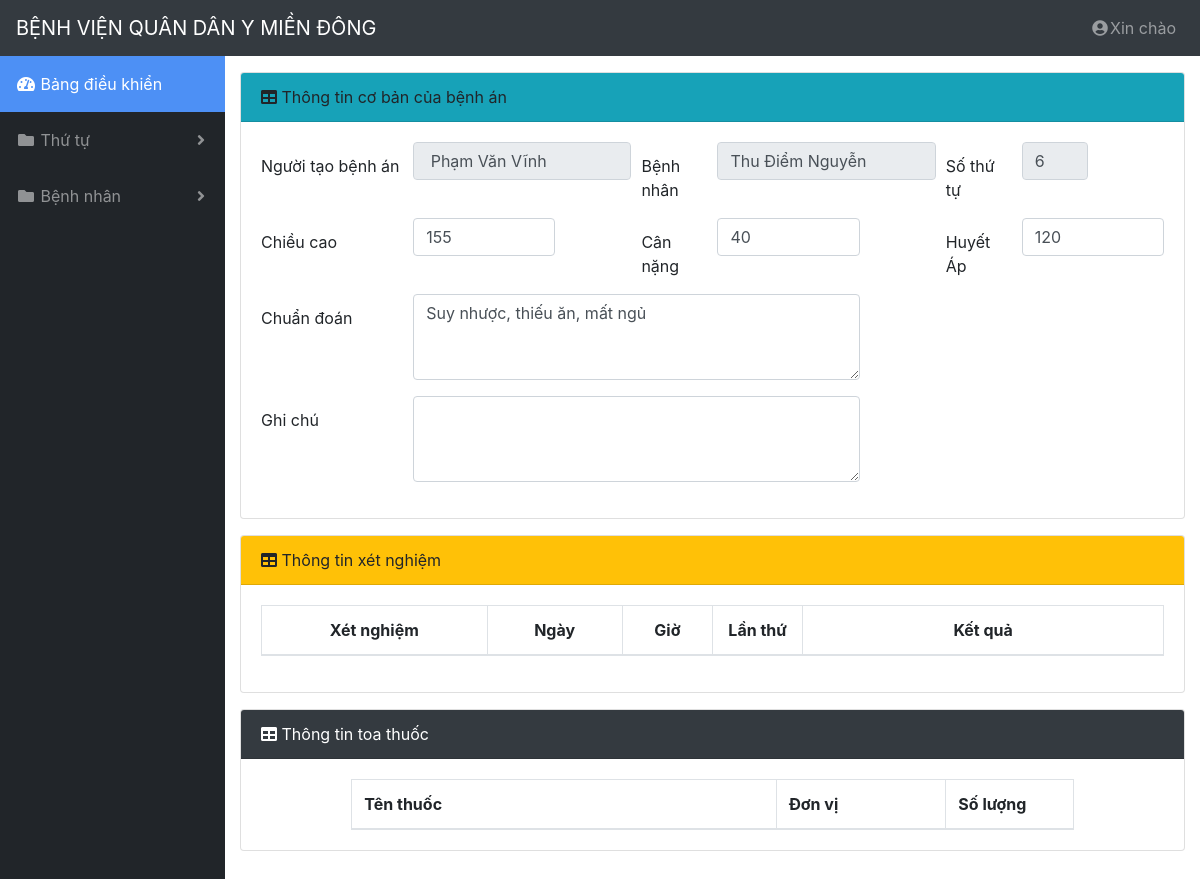
/views/chitietbenhan.php?ba=31, run on an earlier commit of the app's database.
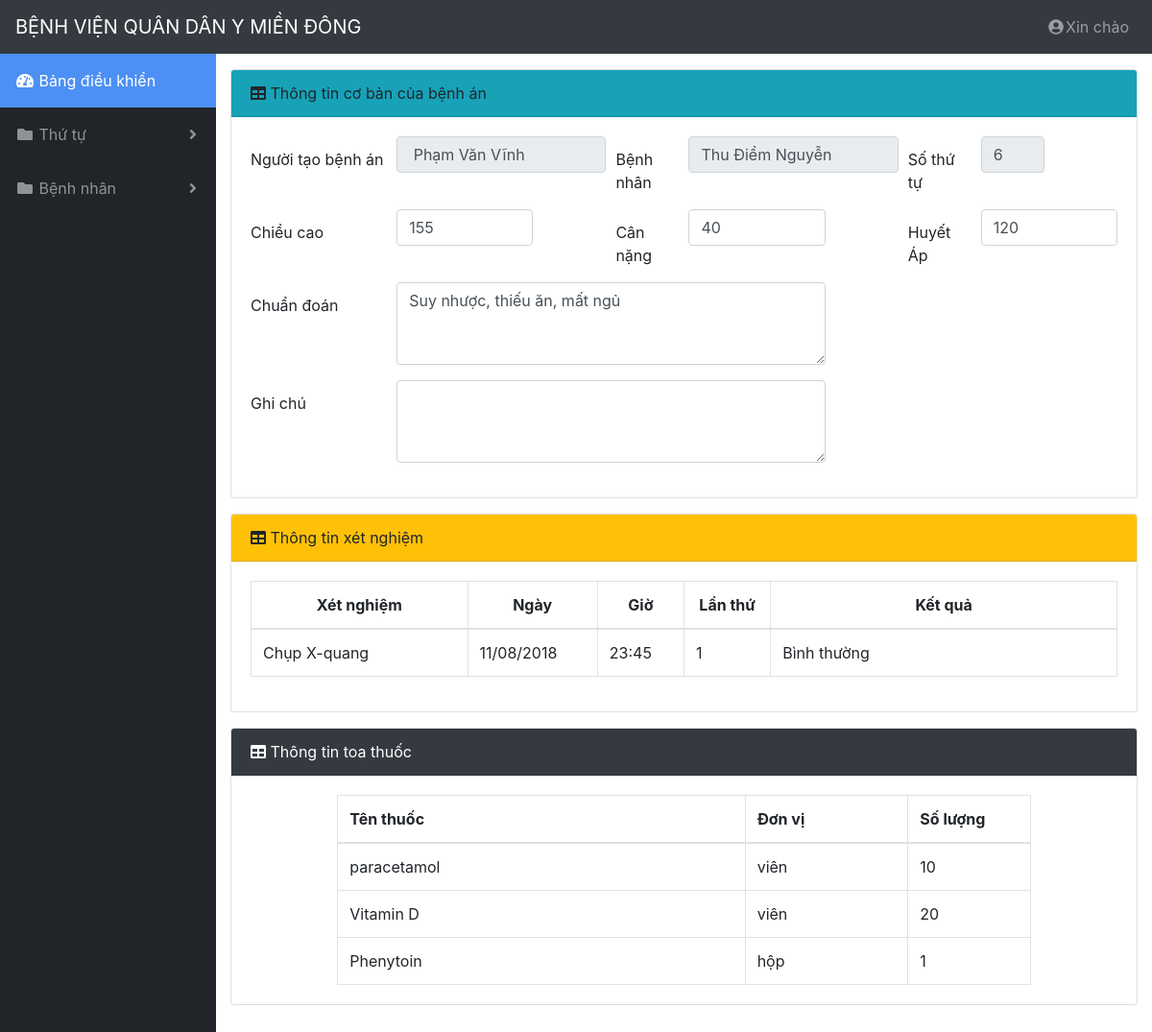
And on a later commit of the database.
### tables this page shows
CREATE TABLE `tblbenhan` (
  `id` int(11) NOT NULL,
  `idBenhnhan` int(11) NOT NULL,
  `idBacsi` int(11) NOT NULL,
  `soTT` int(11) NOT NULL,
  `chuanDoan` varchar(255) NOT NULL,
  `chieuCao` float DEFAULT '160' COMMENT 'cm',
  `canNang` float DEFAULT '50' COMMENT 'KG',
  `huyetAp` float DEFAULT '120' COMMENT 'mmHg',
  `ghiChu` varchar(255) DEFAULT 'Kháng thuốc nôn ói',
  `ngayTao` timestamp NOT NULL DEFAULT CURRENT_TIMESTAMP ON UPDATE CURRENT_TIMESTAMP,
  `tinhTrang` char(1) NOT NULL DEFAULT '0' COMMENT '0: Chưa khám; 1: Đã khám',
  `datao_benhAn` char(1) NOT NULL DEFAULT '0' COMMENT '0 là chưa; 1 là rồi'
);

CREATE TABLE `tblbacsi` (
  `id` int(11) NOT NULL,
  `ten` varchar(255) NOT NULL,
  `idKhoa` int(11) NOT NULL,
  `ngaySinh` date DEFAULT NULL,
  `gioiTinh` char(3) NOT NULL,
  `diaChi` varchar(100) NOT NULL DEFAULT 'Quận 9, TPHCM',
  `CMND` char(9) NOT NULL,
  `danToc` varchar(255) DEFAULT NULL,
  `trinhDo` char(2) NOT NULL,
  `BHYT` char(15) DEFAULT NULL,
  `soDT` char(11) NOT NULL,
  `idDangnhap` int(11) NOT NULL
);

CREATE TABLE `tblbenhnhan` (
  `id` int(11) NOT NULL,
  `ten` varchar(255) NOT NULL,
  `gioiTinh` char(3) NOT NULL,
  `diaChi` varchar(100) NOT NULL,
  `ngaySinh` date NOT NULL,
  `soDT` char(11) NOT NULL,
  `CMND` char(9) DEFAULT NULL,
  `danToc` varchar(255) DEFAULT NULL,
  `ngheNghiep` varchar(255) DEFAULT NULL,
  `BHYT` char(15) DEFAULT NULL,
  `ngoaiTuyen` char(1) DEFAULT '0' COMMENT '0: Ngoại tuyến; 1: Không ngoại tuyến',
  `idDangnhap` int(11) NOT NULL
);

CREATE TABLE `tblphieuxetnghiem` (
  `id` int(11) NOT NULL,
  `idXetnghiem` int(11) NOT NULL,
  `idBenhan` int(11) NOT NULL,
  `soTT` int(11) NOT NULL,
  `ngayXetnghiem` date NOT NULL,
  `gioXetnghiem` time NOT NULL,
  `lanThu` int(11) DEFAULT '1',
  `ketQua` varchar(255) NOT NULL
);

CREATE TABLE `tblxetnghiem` (
  `id` int(11) NOT NULL,
  `tenXetNghiem` varchar(255) NOT NULL,
  `phongXetNghiem` int(11) NOT NULL,
  `DonGia` decimal(6,0) NOT NULL
);

CREATE TABLE `tblcttoathuoc` (
  `id` int(11) NOT NULL,
  `idtoathuoc` int(11) NOT NULL,
  `idthuoc` int(11) NOT NULL,
  `soLuong` int(11) NOT NULL,
  `tongTien` decimal(10,0) NOT NULL
);

CREATE TABLE `tblthuoc` (
  `id` int(11) NOT NULL,
  `tenThuoc` varchar(255) NOT NULL,
  `donVi` varchar(255) NOT NULL,
  `xuatXu` varchar(255) DEFAULT NULL,
  `donGia` decimal(10,0) NOT NULL,
  `tinhTrang` char(1) NOT NULL DEFAULT '0' COMMENT '0 là dang sử dụng; 1 là không sử dụng'
);

### views/chitietbenhan.php (the view, shortened to what this page needs)
<?php include('header.php') ?>
<?php
	if( ( $user['quyen']==0) && isset($_GET['ba']) && is_numeric($_GET['ba']) ){
		$conn = connection::_open();
        $id_ba = $_GET['ba'];
		$sql = "SELECT A.* , A.id as id_ba , B.* ,B.id as id_bn , B.ten  as ten_bn , C.* ,  C.id as id_bs , C.ten as ten_bs FROM tblbenhan A , tblbenhnhan B , tblbacsi C WHERE A.idBenhnhan = B.id AND A.idBacsi = C.id AND A.id= '{$id_ba}' ";
        $BenhAn = mysqli_query($conn,$sql)->fetch_array(MYSQLI_ASSOC);
		if($BenhAn){
			$sql = "SELECT * FROM tblphieuxetnghiem A,tblxetnghiem B WHERE A.idXetnghiem = B.id AND A.idBenhan = '{$id_ba}' ";
			$xetnghiem = mysqli_query($conn,$sql)->fetch_all(MYSQLI_ASSOC);
			$sql = "SELECT * FROM tbltoathuoc A , tblcttoathuoc B , tblthuoc  C WHERE B.idtoathuoc = A.id AND B.idthuoc = C.id AND A.idBenhan = '{$id_ba}'";
            $thuoc = mysqli_query($conn,$sql)->fetch_all(MYSQLI_ASSOC);
		}
		else{
            echo "<meta http-equiv='Refresh' content='0;URL=/' />";
            exit();
		}
	}else{
        echo "<meta http-equiv='Refresh' content='0;URL=/' />";
        exit();
	}
?>
<div class="container-fluid">
    <div class="card mb-3 mt-3">
		<div class="card-header bg-info">
			<i class="fas fa-table"></i>
			Thông tin cơ bản của bệnh án
		</div>
		<div class="card-body">
			<form id="form-benh-an">
				<div class="form-group">
					<div class="form-row">
						<div class="col-md-2">
							<label for="text_bacsi">Người tạo bệnh án</label>
						</div>
						<div class="col-md-3">
							<input class="form-control" type="text" name="text_bacsi" value="<?php echo $BenhAn['ten_bs'] ?>" readonly>
						</div>
						<div class="col-md-1">
							<label for="id_benh_nhan">Bệnh nhân</label>
						</div>
						<div class="col-md-3">
							<input class="form-control" type="text" name="text_benh_nhan" value="<?php echo $BenhAn['ten_bn'] ?>" readonly>
						</div>
						<div class="col-md-1">
							<label for="txt_soTT">Số thứ tự</label>
						</div>
						<div class="col-md-1">
							<input class="form-control" type="text" name="txt_soTT" value="<?php echo $BenhAn['soTT'] ?>" readonly>
						</div>
					</div>
				</div>
				<div class="form-group">
					<div class="form-row">
						<div class="col-md-2">
							<label for="text_chieu_cao">Chiều cao</label>
						</div>
						<div class="col-md-2">
							<input class="form-control" type="text" name="text_chieu_cao" placeholder="CM" value="<?php echo $BenhAn['chieuCao'] ?>">
						</div>
						<div class="col-md-1 offset-md-1">
							<label for="txt_can_nang">Cân nặng</label>
						</div>
						<div class="col-md-2">
							<input class="form-control" type="text" name="txt_can_nang" placeholder="KG" value="<?php echo $BenhAn['canNang'] ?>">
						</div>
						<div class="col-md-1 offset-md-1">
							<label for="txt_huyet_ap">Huyết Áp</label>
						</div>
						<div class="col-md-2">
							<input class="form-control" type="text" name="txt_huyet_ap" placeholder="mmHg" value="<?php echo $BenhAn['huyetAp'] ?>">
						</div>
					</div>
				</div>
				<div class="form-group">
					<div class="form-row">
						<div class="col-md-2">
							<label for="text_chuan_doan">Chuẩn đoán</label>
						</div>
						<div class="col-md-6">
							<textarea class="form-control" name="text_chuan_doan" cols="30" rows="3"><?php echo $BenhAn['chuanDoan'] ?></textarea>
						</div>
					</div>
				</div>
				<div class="form-group">
					<div class="form-row">
						<div class="col-md-2">
							<label for="text_chuan_doan">Ghi chú</label>
						</div>
						<div class="col-md-6">
							<textarea class="form-control" name="text_ghi_chu" cols="30" rows="3"><?php echo $BenhAn['ghiChu'] ?></textarea>
						</div>
					</div>
				</div>
			</form>
		</div>
    </div>
    <div class="card mb-3 mt-3">
		<div class="card-header bg-warning">
			<i class="fas fa-table"></i>
			Thông tin xét nghiệm
		</div>
		<div class="card-body">
			<div class="table-responsive">
				<table class="table table-bordered" id="table_xet_nghiem_detail" width="100%" cellspacing="0">
					<thead>
						<tr>
							<th>Xét nghiệm</th>
							<th>Ngày</th>
							<th>Giờ</th>
							<th>Lần thứ</th>
							<th>Kết quả</th>
						</tr>
					</thead>
					<tbody>
                        <?php
                            if( count( $xetnghiem ) > 0 ){
                                foreach( $xetnghiem as $xn ){
                                    $ngay = date('d/m/Y',strtotime($xn['ngayXetnghiem']) );
                                    $gio = substr($xn['gioXetnghiem'] , 0 ,5);
                                    echo "<tr>
                                    <td>{$xn['tenXetNghiem']}</td>
                                    <td>{$ngay}</td>
                                    <td>{$gio}</td>
                                    <td>{$xn['lanThu']}</td>
                                    <td>{$xn['ketQua']}</td>
                                    </tr>";
                                }
                            }
                        ?>
					</tbody>
				</table>
			</div>
		</div>
    </div>
    <div class="card mb-5 mt-3">
		<div class="card-header bg-dark text-white">
			<i class="fas fa-table"></i>
			Thông tin toa thuốc
		</div>
		<div class="card-body">
			<div class="table-responsive">
				<table class="table table-bordered" id="table_thuoc" width="100%" cellspacing="0">
					<thead>
						<tr>
							<th>Tên thuốc</th>
							<th>Đơn vị</th>
							<th>Số lượng</th>
						</tr>
					</thead>
					<tbody>
                        <?php
                            if( count( $thuoc ) > 0 ){
                                foreach( $thuoc as $t ){
                                    echo "<tr>
                                    <td>{$t['tenThuoc']}</td>
                                    <td>{$t['donVi']}</td>
                                    <td>{$t['soLuong']}</td>
                                    </tr>";
                                }
                            }
                        ?>
					</tbody>
				</table>
			</div>
		</div>
	</div>
</div>
<?php include('footer.php') ?>

### views/header.php (shortened to what this page needs)
<!DOCTYPE html>
<html lang="en">
  <head>
    <link href="vendor/bootstrap/css/bootstrap.min.css" rel="stylesheet">
    <link href="vendor/fontawesome-free/css/all.min.css" rel="stylesheet" type="text/css">
    <link href="css/bootstrap-datepicker.css" rel="stylesheet" type="text/css">
    <link href="css/bootstrap-timepicker.min.css" rel="stylesheet" type="text/css">
    <link href="css/chosen.min.css" rel="stylesheet" type="text/css">
    <link href="css/jquery.dataTables.min.css" rel="stylesheet" type="text/css">
    <link href="css/sb-admin.css" rel="stylesheet">
    <link href="css/custom.css" rel="stylesheet">
  </head>
  <body id="page-top">
    <nav class="navbar navbar-expand navbar-dark bg-dark static-top">
      <a class="navbar-brand mr-1" href="/">BỆNH VIỆN QUÂN DÂN Y MIỀN ĐÔNG</a>
      <ul class="navbar-nav ml-auto ml-md-0">
        <li class="nav-item dropdown no-arrow">
          <a class="nav-link dropdown-toggle" href="#" id="userDropdown" role="button" data-toggle="dropdown" aria-haspopup="true" aria-expanded="false">
            <i class="fas fa-user-circle fa-fw"></i>Xin chào
          </a>
        </li>
      </ul>
    </nav>
    <div id="wrapper">
      <ul class="sidebar navbar-nav">
        <li class="nav-item active">
          <a class="nav-link" href="/">
            <i class="fas fa-fw fa-tachometer-alt"></i>
            <span>Bảng điều khiển</span>
          </a>
		</li>
		<li class="nav-item dropdown">
				<a class="nav-link dropdown-toggle" href="#" id="pagesDropdown" role="button" data-toggle="dropdown" aria-haspopup="true" aria-expanded="false">
					<i class="fas fa-fw fa-folder"></i>
					<span>Thứ tự</span>
				</a>
			</li>
		<?php if($user['quyen'] == 0) :?>
		<li class="nav-item dropdown">
			<a class="nav-link dropdown-toggle" href="#" id="pagesDropdown" role="button" data-toggle="dropdown" aria-haspopup="true" aria-expanded="false">
				<i class="fas fa-fw fa-folder"></i>
				<span>Bệnh nhân</span>
			</a>
		</li>
		<?php endif;?>
      </ul>

### views/footer.php (shortened to what this page needs)
</div>
  </body>
</html>

### css/sb-admin.css (style rules this page uses)
html { position: relative; min-height: 100%; }
body { height: 100%; }
#wrapper { display: -webkit-box; display: -ms-flexbox; display: flex; }
.navbar-nav .nav-item.active .nav-link { color: #fff; }
.navbar-nav .nav-item.dropdown .dropdown-toggle::after { width: 1rem; text-align: center; float: right; vertical-align: 0; border: 0; font-weight: 900; content: '\f105'; font-family: 'Font Awesome 5 Free'; }
.navbar-nav .nav-item.dropdown.no-arrow .dropdown-toggle::after { display: none; }
.sidebar { width: 90px !important; background-color: #212529; min-height: calc(100vh - 56px); }
.sidebar .nav-item:last-child { margin-bottom: 1rem; }
.sidebar .nav-item .nav-link { text-align: center; padding: 0.75rem 1rem; width: 90px; }
.sidebar .nav-item .nav-link span { font-size: 0.65rem; display: block; }
.sidebar .nav-item.dropdown .dropdown-toggle::after { display: none; }
.sidebar .nav-item .nav-link { color: rgba(255, 255, 255, 0.5); }
@media (min-width: 768px) { .sidebar { width: 225px !important; } }
@media (min-width: 768px) { .sidebar .nav-item .nav-link { display: block; width: 100%; text-align: left; padding: 1rem; width: 225px; } }
@media (min-width: 768px) { .sidebar .nav-item .nav-link span { font-size: 1rem; display: inline; } }
@media (min-width: 768px) { .sidebar .nav-item.dropdown .dropdown-toggle::after { display: block; } }
:root { --input-padding-x: 0.75rem; --input-padding-y: 0.75rem; }

### css/custom.css (style rules this page uses)
.bg-info { background: #17a2b8; }
.bg-warning { background: #ffc107; }
.bg-dark { background: #343a40; }
.form-row label { margin-bottom: unset; margin-top: 12px; }
#table_thuoc { width: 80%; margin: auto; }
#table_thuoc thead tr th:nth-child(1) { width:50%; }
#table_thuoc thead tr th:nth-child(2) { width:20%; }
#table_thuoc thead tr th:nth-child(3) { width:15%; }
#table_thuoc thead tr th:last-child { width:15%; }
.active { background:#4d90f5; }
#table_xet_nghiem_detail thead { text-align: center; }
#table_xet_nghiem_detail thead tr th:nth-child(1) { width:25%!important; }
#table_xet_nghiem_detail thead tr th:nth-child(2) { width:15%!important; }
#table_xet_nghiem_detail thead tr th:nth-child(3) { width:10%!important; }
#table_xet_nghiem_detail thead tr th:nth-child(4) { width:10%!important; }

What changed in the data, as far as the page shows it:
now on this page (row edited): tblphieuxetnghiem: idXetnghiem.tenXetNghiem "Chụp X-quang", ngayXetnghiem "11/08/2018", gioXetnghiem "23:45", lanThu "1", ketQua "Bình thường"
now on this page (row unchanged): tblcttoathuoc: idthuoc.tenThuoc "paracetamol", idthuoc.donVi "viên", soLuong "10"
now on this page (row unchanged): tblcttoathuoc: idthuoc.tenThuoc "Vitamin D", idthuoc.donVi "viên", soLuong "20"
now on this page (row unchanged): tblcttoathuoc: idthuoc.tenThuoc "Phenytoin", idthuoc.donVi "hộp", soLuong "1"
